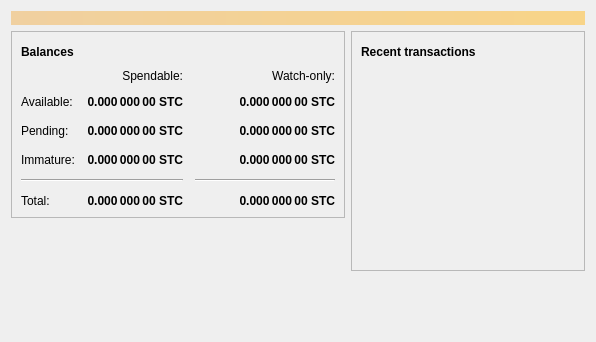
<?xml version="1.0" encoding="UTF-8"?>
<ui version="4.0">
 <class>OverviewPage</class>
 <widget class="QWidget" name="OverviewPage">
  <property name="geometry">
   <rect>
    <x>0</x>
    <y>0</y>
    <width>596</width>
    <height>342</height>
   </rect>
  </property>
  <property name="windowTitle">
   <string>Form</string>
  </property>
  <layout class="QVBoxLayout" name="topLayout">
   <item>
    <widget class="QLabel" name="labelAlerts">
     <property name="visible">
      <bool>false</bool>
     </property>
     <property name="styleSheet">
      <string notr="true">QLabel { background-color: qlineargradient(x1: 0, y1: 0, x2: 1, y2: 0, stop:0 #F0D0A0, stop:1 #F8D488); color:#000000; }</string>
     </property>
     <property name="wordWrap">
      <bool>true</bool>
     </property>
     <property name="margin">
      <number>3</number>
     </property>
     <property name="textInteractionFlags">
      <set>Qt::TextSelectableByMouse</set>
     </property>
    </widget>
   </item>
   <item>
    <layout class="QHBoxLayout" name="horizontalLayout" stretch="1,1">
     <item>
      <layout class="QVBoxLayout" name="verticalLayout_2">
       <item>
        <widget class="QFrame" name="frame">
         <property name="frameShape">
          <enum>QFrame::StyledPanel</enum>
         </property>
         <property name="frameShadow">
          <enum>QFrame::Raised</enum>
         </property>
         <layout class="QVBoxLayout" name="verticalLayout_4">
          <item>
           <layout class="QHBoxLayout" name="horizontalLayout_4">
            <item>
             <widget class="QLabel" name="label_5">
              <property name="font">
               <font>
                <weight>75</weight>
                <bold>true</bold>
               </font>
              </property>
              <property name="text">
               <string>Balances</string>
              </property>
             </widget>
            </item>
            <item>
             <widget class="QPushButton" name="labelWalletStatus">
              <property name="enabled">
               <bool>true</bool>
              </property>
              <property name="maximumSize">
               <size>
                <width>30</width>
                <height>16777215</height>
               </size>
              </property>
              <property name="toolTip">
               <string>The displayed information may be out of date. Your wallet automatically synchronizes with the Satcoin network after a connection is established, but this process has not completed yet.</string>
              </property>
              <property name="text">
               <string/>
              </property>
              <property name="icon">
               <iconset resource="../bitcoin.qrc">
                <normaloff>:/icons/warning</normaloff>
                <disabledoff>:/icons/warning</disabledoff>:/icons/warning</iconset>
              </property>
              <property name="iconSize">
               <size>
                <width>24</width>
                <height>24</height>
               </size>
              </property>
              <property name="flat">
               <bool>true</bool>
              </property>
             </widget>
            </item>
            <item>
             <spacer name="horizontalSpacer_3">
              <property name="orientation">
               <enum>Qt::Horizontal</enum>
              </property>
              <property name="sizeHint" stdset="0">
               <size>
                <width>40</width>
                <height>20</height>
               </size>
              </property>
             </spacer>
            </item>
           </layout>
          </item>
          <item>
           <layout class="QGridLayout" name="gridLayout">
            <property name="spacing">
             <number>12</number>
            </property>
            <item row="2" column="2">
             <widget class="QLabel" name="labelWatchPending">
              <property name="font">
               <font>
                <weight>75</weight>
                <bold>true</bold>
               </font>
              </property>
              <property name="cursor">
               <cursorShape>IBeamCursor</cursorShape>
              </property>
              <property name="toolTip">
               <string>Unconfirmed transactions to watch-only addresses</string>
              </property>
              <property name="text">
               <string notr="true">0.000 000 00 STC</string>
              </property>
              <property name="alignment">
               <set>Qt::AlignRight|Qt::AlignTrailing|Qt::AlignVCenter</set>
              </property>
              <property name="textInteractionFlags">
               <set>Qt::LinksAccessibleByMouse|Qt::TextSelectableByKeyboard|Qt::TextSelectableByMouse</set>
              </property>
             </widget>
            </item>
            <item row="2" column="1">
             <widget class="QLabel" name="labelUnconfirmed">
              <property name="font">
               <font>
                <weight>75</weight>
                <bold>true</bold>
               </font>
              </property>
              <property name="cursor">
               <cursorShape>IBeamCursor</cursorShape>
              </property>
              <property name="toolTip">
               <string>Total of transactions that have yet to be confirmed, and do not yet count toward the spendable balance</string>
              </property>
              <property name="text">
               <string notr="true">0.000 000 00 STC</string>
              </property>
              <property name="alignment">
               <set>Qt::AlignRight|Qt::AlignTrailing|Qt::AlignVCenter</set>
              </property>
              <property name="textInteractionFlags">
               <set>Qt::LinksAccessibleByMouse|Qt::TextSelectableByKeyboard|Qt::TextSelectableByMouse</set>
              </property>
             </widget>
            </item>
            <item row="3" column="2">
             <widget class="QLabel" name="labelWatchImmature">
              <property name="font">
               <font>
                <weight>75</weight>
                <bold>true</bold>
               </font>
              </property>
              <property name="cursor">
               <cursorShape>IBeamCursor</cursorShape>
              </property>
              <property name="toolTip">
               <string>Mined balance in watch-only addresses that has not yet matured</string>
              </property>
              <property name="text">
               <string notr="true">0.000 000 00 STC</string>
              </property>
              <property name="alignment">
               <set>Qt::AlignRight|Qt::AlignTrailing|Qt::AlignVCenter</set>
              </property>
              <property name="textInteractionFlags">
               <set>Qt::LinksAccessibleByMouse|Qt::TextSelectableByKeyboard|Qt::TextSelectableByMouse</set>
              </property>
             </widget>
            </item>
            <item row="4" column="0" colspan="2">
             <widget class="Line" name="line">
              <property name="orientation">
               <enum>Qt::Horizontal</enum>
              </property>
             </widget>
            </item>
            <item row="4" column="2">
             <widget class="Line" name="lineWatchBalance">
              <property name="sizePolicy">
               <sizepolicy hsizetype="Preferred" vsizetype="Fixed">
                <horstretch>0</horstretch>
                <verstretch>0</verstretch>
               </sizepolicy>
              </property>
              <property name="minimumSize">
               <size>
                <width>140</width>
                <height>0</height>
               </size>
              </property>
              <property name="orientation">
               <enum>Qt::Horizontal</enum>
              </property>
             </widget>
            </item>
            <item row="5" column="0">
             <widget class="QLabel" name="labelTotalText">
              <property name="text">
               <string>Total:</string>
              </property>
             </widget>
            </item>
            <item row="3" column="1">
             <widget class="QLabel" name="labelImmature">
              <property name="font">
               <font>
                <weight>75</weight>
                <bold>true</bold>
               </font>
              </property>
              <property name="cursor">
               <cursorShape>IBeamCursor</cursorShape>
              </property>
              <property name="toolTip">
               <string>Mined balance that has not yet matured</string>
              </property>
              <property name="text">
               <string notr="true">0.000 000 00 STC</string>
              </property>
              <property name="alignment">
               <set>Qt::AlignRight|Qt::AlignTrailing|Qt::AlignVCenter</set>
              </property>
              <property name="textInteractionFlags">
               <set>Qt::LinksAccessibleByMouse|Qt::TextSelectableByKeyboard|Qt::TextSelectableByMouse</set>
              </property>
             </widget>
            </item>
            <item row="2" column="3">
             <spacer name="horizontalSpacer_2">
              <property name="orientation">
               <enum>Qt::Horizontal</enum>
              </property>
              <property name="sizeHint" stdset="0">
               <size>
                <width>40</width>
                <height>20</height>
               </size>
              </property>
             </spacer>
            </item>
            <item row="3" column="0">
             <widget class="QLabel" name="labelImmatureText">
              <property name="text">
               <string>Immature:</string>
              </property>
             </widget>
            </item>
            <item row="5" column="1">
             <widget class="QLabel" name="labelTotal">
              <property name="font">
               <font>
                <weight>75</weight>
                <bold>true</bold>
               </font>
              </property>
              <property name="cursor">
               <cursorShape>IBeamCursor</cursorShape>
              </property>
              <property name="toolTip">
               <string>Your current total balance</string>
              </property>
              <property name="text">
               <string notr="true">0.000 000 00 STC</string>
              </property>
              <property name="alignment">
               <set>Qt::AlignRight|Qt::AlignTrailing|Qt::AlignVCenter</set>
              </property>
              <property name="textInteractionFlags">
               <set>Qt::LinksAccessibleByMouse|Qt::TextSelectableByKeyboard|Qt::TextSelectableByMouse</set>
              </property>
             </widget>
            </item>
            <item row="5" column="2">
             <widget class="QLabel" name="labelWatchTotal">
              <property name="font">
               <font>
                <weight>75</weight>
                <bold>true</bold>
               </font>
              </property>
              <property name="cursor">
               <cursorShape>IBeamCursor</cursorShape>
              </property>
              <property name="toolTip">
               <string>Current total balance in watch-only addresses</string>
              </property>
              <property name="text">
               <string notr="true">0.000 000 00 STC</string>
              </property>
              <property name="alignment">
               <set>Qt::AlignRight|Qt::AlignTrailing|Qt::AlignVCenter</set>
              </property>
              <property name="textInteractionFlags">
               <set>Qt::LinksAccessibleByMouse|Qt::TextSelectableByKeyboard|Qt::TextSelectableByMouse</set>
              </property>
             </widget>
            </item>
            <item row="0" column="2">
             <widget class="QLabel" name="labelWatchonly">
              <property name="text">
               <string>Watch-only:</string>
              </property>
              <property name="alignment">
               <set>Qt::AlignRight|Qt::AlignTrailing|Qt::AlignVCenter</set>
              </property>
             </widget>
            </item>
            <item row="1" column="0">
             <widget class="QLabel" name="labelBalanceText">
              <property name="text">
               <string>Available:</string>
              </property>
             </widget>
            </item>
            <item row="1" column="1">
             <widget class="QLabel" name="labelBalance">
              <property name="font">
               <font>
                <weight>75</weight>
                <bold>true</bold>
               </font>
              </property>
              <property name="cursor">
               <cursorShape>IBeamCursor</cursorShape>
              </property>
              <property name="toolTip">
               <string>Your current spendable balance</string>
              </property>
              <property name="text">
               <string notr="true">0.000 000 00 STC</string>
              </property>
              <property name="alignment">
               <set>Qt::AlignRight|Qt::AlignTrailing|Qt::AlignVCenter</set>
              </property>
              <property name="textInteractionFlags">
               <set>Qt::LinksAccessibleByMouse|Qt::TextSelectableByKeyboard|Qt::TextSelectableByMouse</set>
              </property>
             </widget>
            </item>
            <item row="1" column="2">
             <widget class="QLabel" name="labelWatchAvailable">
              <property name="font">
               <font>
                <weight>75</weight>
                <bold>true</bold>
               </font>
              </property>
              <property name="cursor">
               <cursorShape>IBeamCursor</cursorShape>
              </property>
              <property name="toolTip">
               <string>Your current balance in watch-only addresses</string>
              </property>
              <property name="text">
               <string notr="true">0.000 000 00 STC</string>
              </property>
              <property name="alignment">
               <set>Qt::AlignRight|Qt::AlignTrailing|Qt::AlignVCenter</set>
              </property>
              <property name="textInteractionFlags">
               <set>Qt::LinksAccessibleByMouse|Qt::TextSelectableByKeyboard|Qt::TextSelectableByMouse</set>
              </property>
             </widget>
            </item>
            <item row="2" column="0">
             <widget class="QLabel" name="labelPendingText">
              <property name="text">
               <string>Pending:</string>
              </property>
             </widget>
            </item>
            <item row="0" column="1">
             <widget class="QLabel" name="labelSpendable">
              <property name="text">
               <string>Spendable:</string>
              </property>
              <property name="alignment">
               <set>Qt::AlignRight|Qt::AlignTrailing|Qt::AlignVCenter</set>
              </property>
             </widget>
            </item>
           </layout>
          </item>
         </layout>
        </widget>
       </item>
       <item>
        <spacer name="verticalSpacer">
         <property name="orientation">
          <enum>Qt::Vertical</enum>
         </property>
         <property name="sizeHint" stdset="0">
          <size>
           <width>20</width>
           <height>40</height>
          </size>
         </property>
        </spacer>
       </item>
      </layout>
     </item>
     <item>
      <layout class="QVBoxLayout" name="verticalLayout_3">
       <item>
        <widget class="QFrame" name="frame_2">
         <property name="frameShape">
          <enum>QFrame::StyledPanel</enum>
         </property>
         <property name="frameShadow">
          <enum>QFrame::Raised</enum>
         </property>
         <layout class="QVBoxLayout" name="verticalLayout">
          <item>
           <layout class="QHBoxLayout" name="horizontalLayout_2">
            <item>
             <widget class="QLabel" name="label_4">
              <property name="font">
               <font>
                <weight>75</weight>
                <bold>true</bold>
               </font>
              </property>
              <property name="text">
               <string>Recent transactions</string>
              </property>
             </widget>
            </item>
            <item>
             <widget class="QPushButton" name="labelTransactionsStatus">
              <property name="enabled">
               <bool>true</bool>
              </property>
              <property name="maximumSize">
               <size>
                <width>30</width>
                <height>16777215</height>
               </size>
              </property>
              <property name="toolTip">
               <string>The displayed information may be out of date. Your wallet automatically synchronizes with the Satcoin network after a connection is established, but this process has not completed yet.</string>
              </property>
              <property name="text">
               <string/>
              </property>
              <property name="icon">
               <iconset resource="../bitcoin.qrc">
                <normaloff>:/icons/warning</normaloff>
                <disabledoff>:/icons/warning</disabledoff>:/icons/warning</iconset>
              </property>
              <property name="iconSize">
               <size>
                <width>24</width>
                <height>24</height>
               </size>
              </property>
              <property name="flat">
               <bool>true</bool>
              </property>
             </widget>
            </item>
            <item>
             <spacer name="horizontalSpacer">
              <property name="orientation">
               <enum>Qt::Horizontal</enum>
              </property>
              <property name="sizeHint" stdset="0">
               <size>
                <width>40</width>
                <height>20</height>
               </size>
              </property>
             </spacer>
            </item>
           </layout>
          </item>
          <item>
           <widget class="QListView" name="listTransactions">
            <property name="styleSheet">
             <string notr="true">QListView { background: transparent; }</string>
            </property>
            <property name="frameShape">
             <enum>QFrame::NoFrame</enum>
            </property>
            <property name="verticalScrollBarPolicy">
             <enum>Qt::ScrollBarAlwaysOff</enum>
            </property>
            <property name="horizontalScrollBarPolicy">
             <enum>Qt::ScrollBarAlwaysOff</enum>
            </property>
            <property name="selectionMode">
             <enum>QAbstractItemView::NoSelection</enum>
            </property>
           </widget>
          </item>
         </layout>
        </widget>
       </item>
       <item>
        <spacer name="verticalSpacer_2">
         <property name="orientation">
          <enum>Qt::Vertical</enum>
         </property>
         <property name="sizeHint" stdset="0">
          <size>
           <width>20</width>
           <height>40</height>
          </size>
         </property>
        </spacer>
       </item>
      </layout>
     </item>
    </layout>
   </item>
  </layout>
 </widget>
 <resources/>
 <connections/>
</ui>
